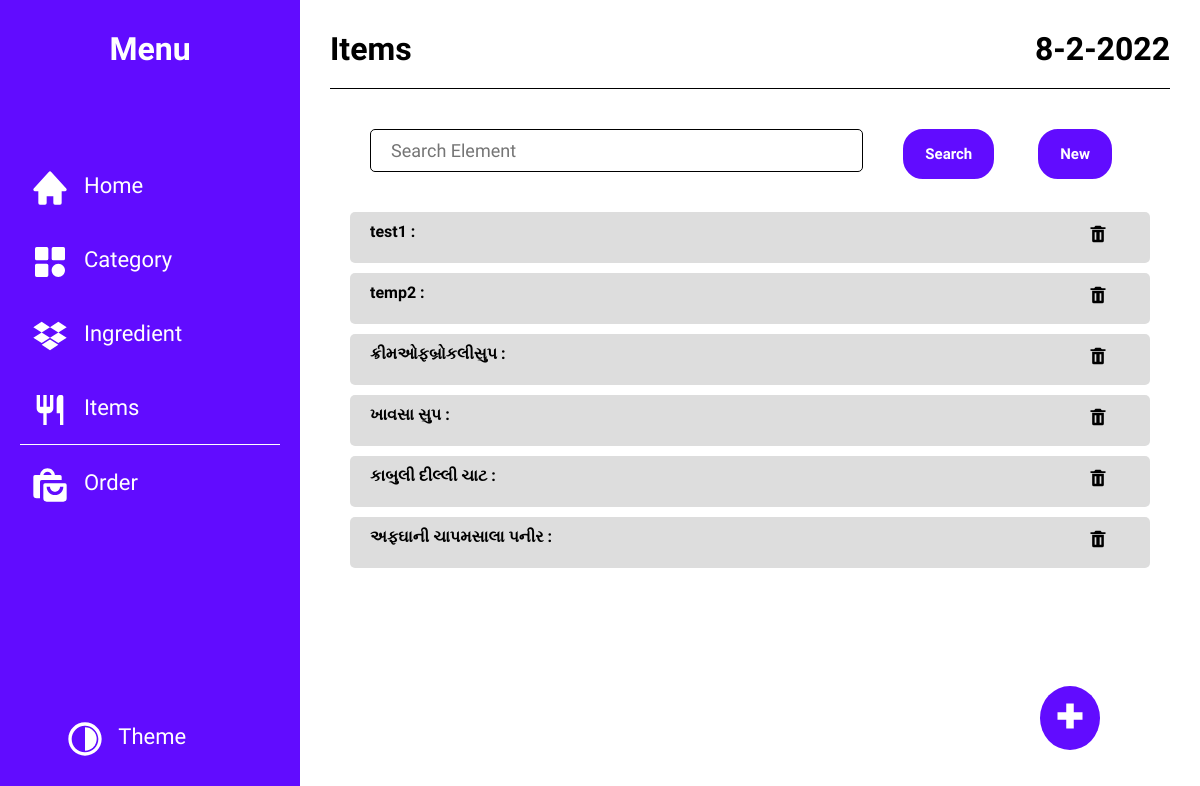
/orderInventory/Items/, run on an earlier commit of the app's database.
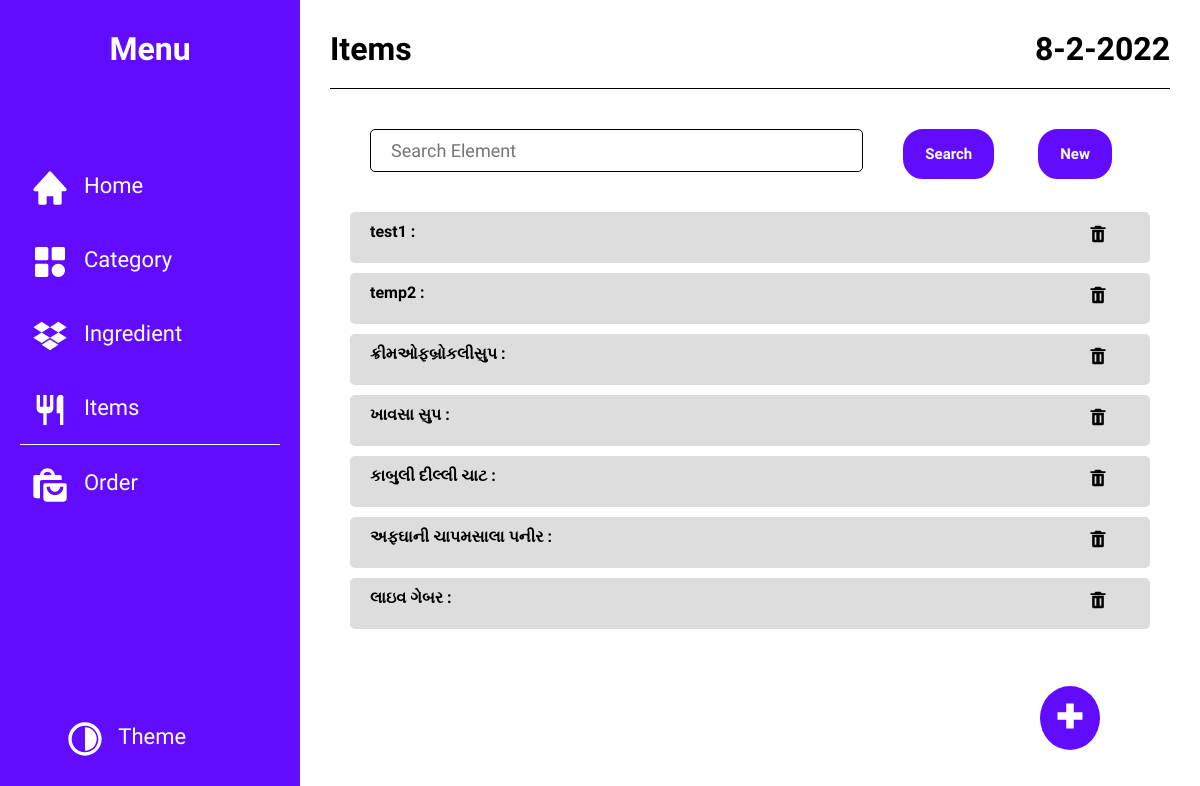
And on a later commit of the database.
### orderInventory/models.py (models this page shows, shortened)
class ItemIndividual(models.Model):
    name = models.CharField(max_length=64)
    type = models.ForeignKey(
        Type,
        related_name="Item_Type",
        on_delete=models.SET(None),
        null=True,
        blank=True
    )
    createdAt = models.DateTimeField(default=datetime.now)
    modifyAt = models.DateTimeField(blank=True, null=True)

### orderInventory/views.py (the view)
# urls.py: path('Items/', views.itemsHome, name="items"),
@cache_control(max_age=3600)
def itemsHome(request):
    items = models.ItemIndividual.objects.all()
    ingredients = models.IngredientIndividual.objects.all()
    category = models.Category.objects.all()
    return render(request, 'items.html', {
        "toolbar": True,
        "putPlus": True,
        "active": "items",
        "data": items,
        "options": ingredients,
        "Category": category,
        "queryItem": "item_one",
        "heading": "Items",
    })

### orderInventory/templates/items.html (shortened to what this page needs)
{% extends 'template.html' %}
{% load static %}
{% block heading %}
    {{ heading }}
{% endblock %}
{% block Main %}
<div id="single-section">
    <section class="single-container search-elements">
        {% for i in data %}
        <div class="suggetion-list-item">
            <p class="text" data-itemid="{{ i.id }}" data-queryItem="{{ queryItem }}">{{ i.name }} : {{ i.type.type }} </p>
            <form method="POST" action="{% url 'inventory:delete_items' %}" style="text-align: center" id="deleteFromItems">
                <button class="add button-remove deleteItem">
                <svg xmlns="http://www.w3.org/2000/svg" viewBox="0 0 24 24" >
                    <path d="M6 7H5v13a2 2 0 0 0 2 2h10a2 2 0 0 0 2-2V7H6zm4 12H8v-9h2v9zm6 0h-2v-9h2v9zm.618-15L15 2H9L7.382 4H3v2h18V4z">
                    </path>
                </svg>
                </button>
          </form>
        </div>
        {% endfor %}
    </section>
</div>
{% endblock %}

What changed in the data, as far as the page shows it:
added ItemIndividual: name "લાઇવ ગેબર"
